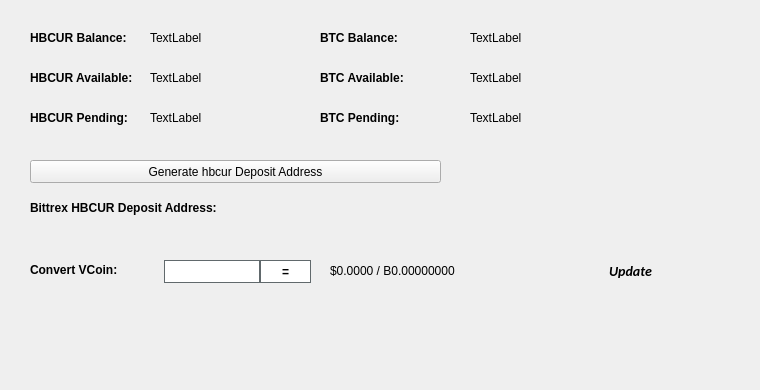
   <widget class="QWidget" name="BalanceTab">
    <attribute name="title">
     <string>Balance</string>
    </attribute>
    <widget class="QLabel" name="BitcoinBalanceLabel">
     <property name="geometry">
      <rect>
       <x>470</x>
       <y>30</y>
       <width>150</width>
       <height>16</height>
      </rect>
     </property>
     <property name="text">
      <string>TextLabel</string>
     </property>
    </widget>
    <widget class="QLabel" name="ENZBalanceLabel">
     <property name="geometry">
      <rect>
       <x>150</x>
       <y>30</y>
       <width>150</width>
       <height>16</height>
      </rect>
     </property>
     <property name="text">
      <string>TextLabel</string>
     </property>
    </widget>
    <widget class="QLabel" name="label_11">
     <property name="geometry">
      <rect>
       <x>30</x>
       <y>30</y>
       <width>101</width>
       <height>16</height>
      </rect>
     </property>
     <property name="font">
      <font>
       <weight>75</weight>
       <bold>true</bold>
      </font>
     </property>
     <property name="text">
      <string>HBCUR Balance:</string>
     </property>
    </widget>
    <widget class="QLabel" name="label_12">
     <property name="geometry">
      <rect>
       <x>320</x>
       <y>30</y>
       <width>101</width>
       <height>16</height>
      </rect>
     </property>
     <property name="font">
      <font>
       <weight>75</weight>
       <bold>true</bold>
      </font>
     </property>
     <property name="text">
      <string>BTC Balance:</string>
     </property>
    </widget>
    <widget class="QLabel" name="ENZAvailableLabel_2">
     <property name="geometry">
      <rect>
       <x>150</x>
       <y>70</y>
       <width>150</width>
       <height>16</height>
      </rect>
     </property>
     <property name="text">
      <string>TextLabel</string>
     </property>
    </widget>
    <widget class="QLabel" name="label_13">
     <property name="geometry">
      <rect>
       <x>30</x>
       <y>70</y>
       <width>111</width>
       <height>16</height>
      </rect>
     </property>
     <property name="font">
      <font>
       <weight>75</weight>
       <bold>true</bold>
      </font>
     </property>
     <property name="text">
      <string>HBCUR Available:</string>
     </property>
    </widget>
    <widget class="QLabel" name="label_14">
     <property name="geometry">
      <rect>
       <x>30</x>
       <y>110</y>
       <width>101</width>
       <height>16</height>
      </rect>
     </property>
     <property name="font">
      <font>
       <weight>75</weight>
       <bold>true</bold>
      </font>
     </property>
     <property name="text">
      <string>HBCUR Pending:</string>
     </property>
    </widget>
    <widget class="QLabel" name="ENZPendingLabel">
     <property name="geometry">
      <rect>
       <x>150</x>
       <y>110</y>
       <width>150</width>
       <height>16</height>
      </rect>
     </property>
     <property name="text">
      <string>TextLabel</string>
     </property>
    </widget>
    <widget class="QLabel" name="label_15">
     <property name="geometry">
      <rect>
       <x>320</x>
       <y>70</y>
       <width>111</width>
       <height>16</height>
      </rect>
     </property>
     <property name="font">
      <font>
       <weight>75</weight>
       <bold>true</bold>
      </font>
     </property>
     <property name="text">
      <string>BTC Available:</string>
     </property>
    </widget>
    <widget class="QLabel" name="BitcoinAvailableLabel">
     <property name="geometry">
      <rect>
       <x>470</x>
       <y>70</y>
       <width>150</width>
       <height>16</height>
      </rect>
     </property>
     <property name="text">
      <string>TextLabel</string>
     </property>
    </widget>
    <widget class="QLabel" name="label_31">
     <property name="geometry">
      <rect>
       <x>320</x>
       <y>110</y>
       <width>111</width>
       <height>16</height>
      </rect>
     </property>
     <property name="font">
      <font>
       <weight>75</weight>
       <bold>true</bold>
      </font>
     </property>
     <property name="text">
      <string>BTC Pending:</string>
     </property>
    </widget>
    <widget class="QLabel" name="BitcoinPendingLabel">
     <property name="geometry">
      <rect>
       <x>470</x>
       <y>110</y>
       <width>150</width>
       <height>16</height>
      </rect>
     </property>
     <property name="text">
      <string>TextLabel</string>
     </property>
    </widget>
    <widget class="QLabel" name="label_33">
     <property name="geometry">
      <rect>
       <x>30</x>
       <y>200</y>
       <width>221</width>
       <height>16</height>
      </rect>
     </property>
     <property name="font">
      <font>
       <weight>75</weight>
       <bold>true</bold>
      </font>
     </property>
     <property name="text">
      <string>Bittrex HBCUR Deposit Address:</string>
     </property>
    </widget>
    <widget class="QPushButton" name="GenDepositBTN">
     <property name="geometry">
      <rect>
       <x>30</x>
       <y>160</y>
       <width>411</width>
       <height>23</height>
      </rect>
     </property>
     <property name="text">
      <string>Generate hbcur Deposit Address</string>
     </property>
     <property name="icon">
      <iconset resource="../hbcur.qrc">
       <normaloff>:/icons/bitcoin</normaloff>:/icons/bitcoin</iconset>
     </property>
    </widget>
    <widget class="QLabel" name="DepositAddressLabel">
     <property name="geometry">
      <rect>
       <x>200</x>
       <y>200</y>
       <width>261</width>
       <height>16</height>
      </rect>
     </property>
     <property name="palette">
      <palette>
       <active>
        <colorrole role="WindowText">
         <brush brushstyle="SolidPattern">
          <color alpha="255">
           <red>0</red>
           <green>0</green>
           <blue>0</blue>
          </color>
         </brush>
        </colorrole>
        <colorrole role="Text">
         <brush brushstyle="SolidPattern">
          <color alpha="255">
           <red>0</red>
           <green>0</green>
           <blue>255</blue>
          </color>
         </brush>
        </colorrole>
       </active>
       <inactive>
        <colorrole role="WindowText">
         <brush brushstyle="SolidPattern">
          <color alpha="255">
           <red>0</red>
           <green>0</green>
           <blue>0</blue>
          </color>
         </brush>
        </colorrole>
        <colorrole role="Text">
         <brush brushstyle="SolidPattern">
          <color alpha="255">
           <red>0</red>
           <green>0</green>
           <blue>255</blue>
          </color>
         </brush>
        </colorrole>
       </inactive>
       <disabled>
        <colorrole role="WindowText">
         <brush brushstyle="SolidPattern">
          <color alpha="255">
           <red>120</red>
           <green>120</green>
           <blue>120</blue>
          </color>
         </brush>
        </colorrole>
        <colorrole role="Text">
         <brush brushstyle="SolidPattern">
          <color alpha="255">
           <red>120</red>
           <green>120</green>
           <blue>120</blue>
          </color>
         </brush>
        </colorrole>
       </disabled>
      </palette>
     </property>
     <property name="font">
      <font>
       <weight>75</weight>
       <bold>true</bold>
      </font>
     </property>
     <property name="text">
      <string/>
     </property>
     <property name="alignment">
      <set>Qt::AlignRight|Qt::AlignTrailing|Qt::AlignVCenter</set>
     </property>
     <property name="textInteractionFlags">
      <set>Qt::LinksAccessibleByMouse|Qt::TextSelectableByKeyboard|Qt::TextSelectableByMouse</set>
     </property>
    </widget>
    <widget class="QLabel" name="label_8">
     <property name="geometry">
      <rect>
       <x>460</x>
       <y>300</y>
       <width>281</width>
       <height>81</height>
      </rect>
     </property>
     <property name="text">
      <string/>
     </property>
     <property name="pixmap">
      <pixmap>:/images/bittrex</pixmap>
     </property>
    </widget>
    <widget class="QWidget" name="widgetConversion" native="true">
     <property name="geometry">
      <rect>
       <x>0</x>
       <y>250</y>
       <width>751</width>
       <height>43</height>
      </rect>
     </property>
     <property name="minimumSize">
      <size>
       <width>0</width>
       <height>43</height>
      </size>
     </property>
     <property name="styleSheet">
      <string notr="true"/>
     </property>
     <widget class="QPushButton" name="btnUpdateMarketData">
      <property name="geometry">
       <rect>
        <x>575</x>
        <y>0</y>
        <width>111</width>
        <height>41</height>
       </rect>
      </property>
      <property name="sizePolicy">
       <sizepolicy hsizetype="Expanding" vsizetype="Expanding">
        <horstretch>0</horstretch>
        <verstretch>0</verstretch>
       </sizepolicy>
      </property>
      <property name="font">
       <font>
        <family>calibri</family>
        <pointsize>-1</pointsize>
        <weight>75</weight>
        <italic>true</italic>
        <bold>true</bold>
       </font>
      </property>
      <property name="styleSheet">
       <string notr="true">margin:0px;text-align:center;padding:2px;border-radius:3px;font-style:italic;width:100px;font-size:14px;font-family:calibri;font-weight:600;</string>
      </property>
      <property name="text">
       <string>Update</string>
      </property>
      <property name="iconSize">
       <size>
        <width>150</width>
        <height>35</height>
       </size>
      </property>
      <property name="autoDefault">
       <bool>true</bool>
      </property>
      <property name="default">
       <bool>true</bool>
      </property>
     </widget>
     <widget class="QLabel" name="lblConvertVCoin">
      <property name="geometry">
       <rect>
        <x>30</x>
        <y>10</y>
        <width>131</width>
        <height>20</height>
       </rect>
      </property>
      <property name="styleSheet">
       <string notr="true"/>
      </property>
      <property name="text">
       <string>&lt;html&gt;&lt;head/&gt;&lt;body&gt;&lt;p&gt;&lt;span style=&quot; font-weight:600;&quot;&gt;Convert VCoin:&lt;/span&gt;&lt;/p&gt;&lt;/body&gt;&lt;/html&gt;</string>
      </property>
     </widget>
     <widget class="QLineEdit" name="txtConvertVCoinQty">
      <property name="geometry">
       <rect>
        <x>160</x>
        <y>10</y>
        <width>100</width>
        <height>23</height>
       </rect>
      </property>
      <property name="minimumSize">
       <size>
        <width>100</width>
        <height>23</height>
       </size>
      </property>
      <property name="maximumSize">
       <size>
        <width>100</width>
        <height>16777215</height>
       </size>
      </property>
      <property name="styleSheet">
       <string notr="true">border: 1px solid #61696c;margin-left:4px;</string>
      </property>
     </widget>
     <widget class="QPushButton" name="btnConverthbcur">
      <property name="geometry">
       <rect>
        <x>260</x>
        <y>10</y>
        <width>51</width>
        <height>23</height>
       </rect>
      </property>
      <property name="minimumSize">
       <size>
        <width>0</width>
        <height>23</height>
       </size>
      </property>
      <property name="styleSheet">
       <string notr="true">border:1px solid #61696c;background:white;font-weight:600;</string>
      </property>
      <property name="text">
       <string>=</string>
      </property>
     </widget>
     <widget class="QLabel" name="lblConvertVCoinResults">
      <property name="geometry">
       <rect>
        <x>330</x>
        <y>0</y>
        <width>201</width>
        <height>41</height>
       </rect>
      </property>
      <property name="styleSheet">
       <string notr="true"/>
      </property>
      <property name="text">
       <string>$0.0000 / B0.00000000</string>
      </property>
     </widget>
     <widget class="QLabel" name="iconOverviewUpdateWait">
      <property name="geometry">
       <rect>
        <x>670</x>
        <y>10</y>
        <width>24</width>
        <height>24</height>
       </rect>
      </property>
      <property name="text">
       <string/>
      </property>
      <property name="pixmap">
       <pixmap resource="../hbcur.qrc">:/icons/transaction_1</pixmap>
      </property>
      <property name="scaledContents">
       <bool>true</bool>
      </property>
      <property name="alignment">
       <set>Qt::AlignCenter</set>
      </property>
     </widget>
    </widget>
   </widget>
